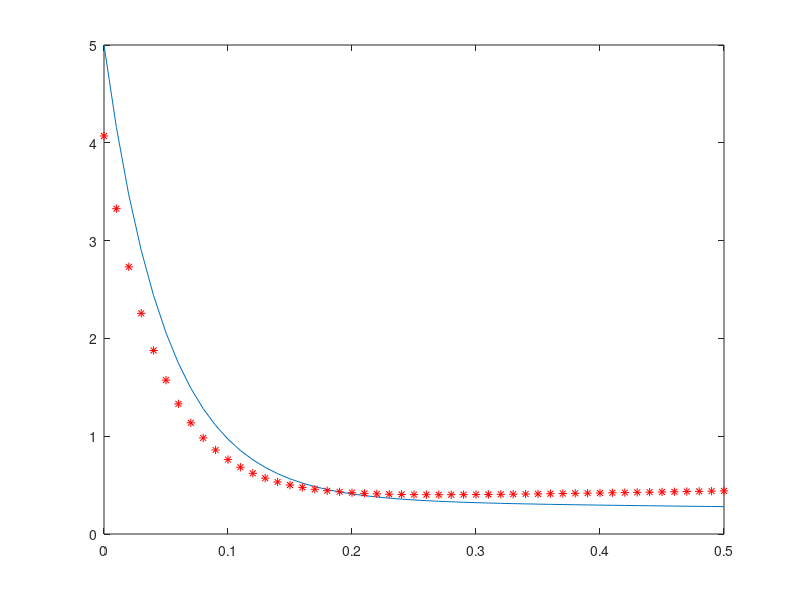

The MATLAB source for this figure:
f = @(y,t)-20*y + 7*exp(0.5*t);
y0 = 5;
t0 = 0; t1 = 0.5;
h = 0.01;
%chinh xac
y_chinhxac = @(t)5*exp(-20*t)+(7/19.5)*(exp(-0.5*t)-exp(-20*t));
X = t0:h:t1;
Y_cx = feval(y_chinhxac,X);
plot(X,Y_cx); hold on;

for t=t0:h:t1
    Y = y0 + h*feval(f,y0,t);
    plot(t,Y,'r*');
    y0 = Y;
end